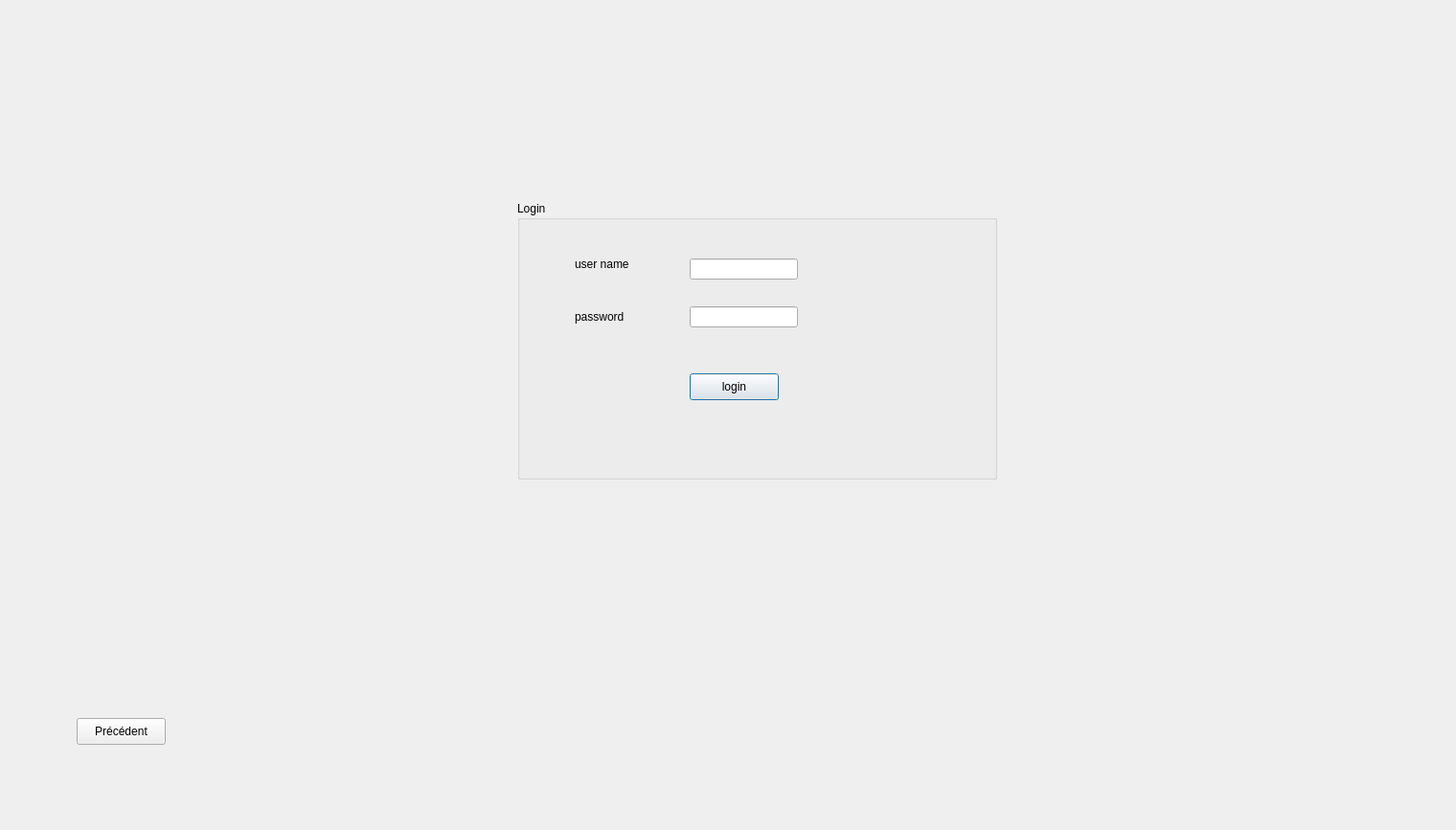
<?xml version="1.0" encoding="UTF-8"?>
<ui version="4.0">
 <class>integ</class>
 <widget class="QDialog" name="integ">
  <property name="geometry">
   <rect>
    <x>0</x>
    <y>0</y>
    <width>1520</width>
    <height>867</height>
   </rect>
  </property>
  <property name="windowTitle">
   <string>Dialog</string>
  </property>
  <widget class="QStackedWidget" name="stackedWidget">
   <property name="geometry">
    <rect>
     <x>20</x>
     <y>10</y>
     <width>1431</width>
     <height>701</height>
    </rect>
   </property>
   <property name="currentIndex">
    <number>0</number>
   </property>
   <widget class="QWidget" name="pageLogin">
    <widget class="QGroupBox" name="groupBox_2">
     <property name="geometry">
      <rect>
       <x>520</x>
       <y>200</y>
       <width>501</width>
       <height>291</height>
      </rect>
     </property>
     <property name="title">
      <string>Login</string>
     </property>
     <widget class="QLabel" name="label_7">
      <property name="geometry">
       <rect>
        <x>60</x>
        <y>50</y>
        <width>61</width>
        <height>31</height>
       </rect>
      </property>
      <property name="text">
       <string>user name</string>
      </property>
     </widget>
     <widget class="QLineEdit" name="lineEdit_username">
      <property name="geometry">
       <rect>
        <x>180</x>
        <y>60</y>
        <width>113</width>
        <height>22</height>
       </rect>
      </property>
     </widget>
     <widget class="QLineEdit" name="lineEdit_password">
      <property name="geometry">
       <rect>
        <x>180</x>
        <y>110</y>
        <width>113</width>
        <height>22</height>
       </rect>
      </property>
     </widget>
     <widget class="QLabel" name="label_8">
      <property name="geometry">
       <rect>
        <x>60</x>
        <y>110</y>
        <width>71</width>
        <height>21</height>
       </rect>
      </property>
      <property name="text">
       <string>password</string>
      </property>
     </widget>
     <widget class="QPushButton" name="login">
      <property name="geometry">
       <rect>
        <x>180</x>
        <y>180</y>
        <width>93</width>
        <height>28</height>
       </rect>
      </property>
      <property name="text">
       <string>login</string>
      </property>
     </widget>
    </widget>
   </widget>
   <widget class="QWidget" name="pageJawher">
    <widget class="QTabWidget" name="tabWidget_2">
     <property name="geometry">
      <rect>
       <x>30</x>
       <y>30</y>
       <width>991</width>
       <height>551</height>
      </rect>
     </property>
     <property name="currentIndex">
      <number>0</number>
     </property>
     <widget class="QWidget" name="tab_3">
      <attribute name="title">
       <string>Ajouter un Client</string>
      </attribute>
      <widget class="QGroupBox" name="groupBox">
       <property name="geometry">
        <rect>
         <x>10</x>
         <y>10</y>
         <width>421</width>
         <height>191</height>
        </rect>
       </property>
       <property name="title">
        <string>Ajout </string>
       </property>
       <widget class="QLabel" name="label">
        <property name="geometry">
         <rect>
          <x>20</x>
          <y>30</y>
          <width>56</width>
          <height>16</height>
         </rect>
        </property>
        <property name="text">
         <string>CIN</string>
        </property>
       </widget>
       <widget class="QLabel" name="label_2">
        <property name="geometry">
         <rect>
          <x>20</x>
          <y>70</y>
          <width>56</width>
          <height>16</height>
         </rect>
        </property>
        <property name="text">
         <string>Nom</string>
        </property>
       </widget>
       <widget class="QLabel" name="label_3">
        <property name="geometry">
         <rect>
          <x>20</x>
          <y>100</y>
          <width>56</width>
          <height>16</height>
         </rect>
        </property>
        <property name="text">
         <string>Prenom</string>
        </property>
       </widget>
       <widget class="QLabel" name="label_4">
        <property name="geometry">
         <rect>
          <x>20</x>
          <y>130</y>
          <width>81</width>
          <height>16</height>
         </rect>
        </property>
        <property name="text">
         <string>Adresse mail</string>
        </property>
       </widget>
       <widget class="QLabel" name="label_5">
        <property name="geometry">
         <rect>
          <x>20</x>
          <y>160</y>
          <width>61</width>
          <height>16</height>
         </rect>
        </property>
        <property name="text">
         <string>Age</string>
        </property>
       </widget>
       <widget class="QLineEdit" name="le_NOM">
        <property name="geometry">
         <rect>
          <x>120</x>
          <y>60</y>
          <width>113</width>
          <height>22</height>
         </rect>
        </property>
       </widget>
       <widget class="QLineEdit" name="le_Prenom">
        <property name="geometry">
         <rect>
          <x>120</x>
          <y>90</y>
          <width>113</width>
          <height>22</height>
         </rect>
        </property>
       </widget>
       <widget class="QLineEdit" name="le_Adresse_mail">
        <property name="geometry">
         <rect>
          <x>120</x>
          <y>120</y>
          <width>113</width>
          <height>22</height>
         </rect>
        </property>
       </widget>
       <widget class="QLineEdit" name="le_Age">
        <property name="geometry">
         <rect>
          <x>120</x>
          <y>160</y>
          <width>113</width>
          <height>22</height>
         </rect>
        </property>
       </widget>
       <widget class="QPushButton" name="pb_ajouter">
        <property name="geometry">
         <rect>
          <x>280</x>
          <y>100</y>
          <width>93</width>
          <height>28</height>
         </rect>
        </property>
        <property name="text">
         <string>Ajouter</string>
        </property>
       </widget>
       <widget class="QLineEdit" name="le_CIN">
        <property name="geometry">
         <rect>
          <x>120</x>
          <y>20</y>
          <width>113</width>
          <height>22</height>
         </rect>
        </property>
       </widget>
       <widget class="QPushButton" name="pb_modifier">
        <property name="geometry">
         <rect>
          <x>280</x>
          <y>60</y>
          <width>93</width>
          <height>28</height>
         </rect>
        </property>
        <property name="text">
         <string>Modifier</string>
        </property>
       </widget>
      </widget>
      <widget class="QProgressBar" name="progressBar">
       <property name="geometry">
        <rect>
         <x>140</x>
         <y>460</y>
         <width>118</width>
         <height>23</height>
        </rect>
       </property>
       <property name="value">
        <number>24</number>
       </property>
      </widget>
      <widget class="QLabel" name="qrlabel">
       <property name="geometry">
        <rect>
         <x>60</x>
         <y>210</y>
         <width>281</width>
         <height>211</height>
        </rect>
       </property>
       <property name="text">
        <string/>
       </property>
      </widget>
      <widget class="QPushButton" name="pb_QR_code">
       <property name="geometry">
        <rect>
         <x>380</x>
         <y>330</y>
         <width>93</width>
         <height>28</height>
        </rect>
       </property>
       <property name="text">
        <string>QR code</string>
       </property>
      </widget>
      <widget class="QGroupBox" name="groupBox_3">
       <property name="geometry">
        <rect>
         <x>519</x>
         <y>29</y>
         <width>451</width>
         <height>291</height>
        </rect>
       </property>
       <property name="title">
        <string>Envoyer mail</string>
       </property>
       <widget class="QLineEdit" name="ln_envoyermail_to">
        <property name="geometry">
         <rect>
          <x>110</x>
          <y>30</y>
          <width>271</width>
          <height>21</height>
         </rect>
        </property>
       </widget>
       <widget class="QLabel" name="label_15">
        <property name="geometry">
         <rect>
          <x>20</x>
          <y>30</y>
          <width>56</width>
          <height>16</height>
         </rect>
        </property>
        <property name="text">
         <string>To</string>
        </property>
       </widget>
       <widget class="QLabel" name="label_17">
        <property name="geometry">
         <rect>
          <x>10</x>
          <y>80</y>
          <width>56</width>
          <height>16</height>
         </rect>
        </property>
        <property name="text">
         <string>Subject</string>
        </property>
       </widget>
       <widget class="QLineEdit" name="ln_envoyermail_subject">
        <property name="geometry">
         <rect>
          <x>110</x>
          <y>80</y>
          <width>271</width>
          <height>21</height>
         </rect>
        </property>
       </widget>
       <widget class="QLabel" name="label_18">
        <property name="geometry">
         <rect>
          <x>10</x>
          <y>150</y>
          <width>56</width>
          <height>16</height>
         </rect>
        </property>
        <property name="text">
         <string>BODY</string>
        </property>
       </widget>
       <widget class="QPlainTextEdit" name="plainTextEdit_email">
        <property name="geometry">
         <rect>
          <x>110</x>
          <y>120</y>
          <width>301</width>
          <height>101</height>
         </rect>
        </property>
       </widget>
       <widget class="QPushButton" name="pb_envoyer_mail">
        <property name="geometry">
         <rect>
          <x>160</x>
          <y>240</y>
          <width>141</width>
          <height>31</height>
         </rect>
        </property>
        <property name="text">
         <string>envoyer le mail</string>
        </property>
       </widget>
      </widget>
      <widget class="QGroupBox" name="groupBox_4">
       <property name="geometry">
        <rect>
         <x>529</x>
         <y>339</y>
         <width>421</width>
         <height>171</height>
        </rect>
       </property>
       <property name="title">
        <string>Supprimer un client</string>
       </property>
       <widget class="QLabel" name="label_6">
        <property name="geometry">
         <rect>
          <x>10</x>
          <y>30</y>
          <width>101</width>
          <height>31</height>
         </rect>
        </property>
        <property name="text">
         <string>CIN</string>
        </property>
       </widget>
       <widget class="QLineEdit" name="le_CIN_supp">
        <property name="geometry">
         <rect>
          <x>100</x>
          <y>30</y>
          <width>131</width>
          <height>31</height>
         </rect>
        </property>
       </widget>
       <widget class="QPushButton" name="pb_supp">
        <property name="geometry">
         <rect>
          <x>250</x>
          <y>30</y>
          <width>111</width>
          <height>31</height>
         </rect>
        </property>
        <property name="text">
         <string>Supprimer</string>
        </property>
       </widget>
       <widget class="QLabel" name="label_19">
        <property name="geometry">
         <rect>
          <x>10</x>
          <y>100</y>
          <width>56</width>
          <height>16</height>
         </rect>
        </property>
        <property name="text">
         <string>Nom</string>
        </property>
       </widget>
       <widget class="QLineEdit" name="ln_supp2">
        <property name="geometry">
         <rect>
          <x>100</x>
          <y>90</y>
          <width>131</width>
          <height>31</height>
         </rect>
        </property>
       </widget>
       <widget class="QPushButton" name="pb_supp2">
        <property name="geometry">
         <rect>
          <x>250</x>
          <y>90</y>
          <width>111</width>
          <height>31</height>
         </rect>
        </property>
        <property name="text">
         <string>Supprimer</string>
        </property>
       </widget>
      </widget>
     </widget>
     <widget class="QWidget" name="tab_4">
      <attribute name="title">
       <string>Afficher les client</string>
      </attribute>
      <widget class="QTableView" name="tab_client">
       <property name="geometry">
        <rect>
         <x>10</x>
         <y>10</y>
         <width>571</width>
         <height>321</height>
        </rect>
       </property>
      </widget>
      <widget class="QLabel" name="label_12">
       <property name="geometry">
        <rect>
         <x>40</x>
         <y>340</y>
         <width>141</width>
         <height>16</height>
        </rect>
       </property>
       <property name="text">
        <string>Donner CIN a chercher</string>
       </property>
      </widget>
      <widget class="QLineEdit" name="ln_rechercher_id">
       <property name="geometry">
        <rect>
         <x>220</x>
         <y>340</y>
         <width>113</width>
         <height>22</height>
        </rect>
       </property>
      </widget>
      <widget class="QPushButton" name="pb_rechercher">
       <property name="geometry">
        <rect>
         <x>470</x>
         <y>360</y>
         <width>93</width>
         <height>28</height>
        </rect>
       </property>
       <property name="text">
        <string>chercher</string>
       </property>
      </widget>
      <widget class="QPushButton" name="tri_par_age">
       <property name="geometry">
        <rect>
         <x>800</x>
         <y>140</y>
         <width>93</width>
         <height>28</height>
        </rect>
       </property>
       <property name="text">
        <string>Tri</string>
       </property>
      </widget>
      <widget class="QCheckBox" name="checkBox_id">
       <property name="geometry">
        <rect>
         <x>360</x>
         <y>340</y>
         <width>83</width>
         <height>20</height>
        </rect>
       </property>
       <property name="text">
        <string/>
       </property>
      </widget>
      <widget class="QLabel" name="label_13">
       <property name="geometry">
        <rect>
         <x>40</x>
         <y>390</y>
         <width>161</width>
         <height>16</height>
        </rect>
       </property>
       <property name="text">
        <string>Donner le nom a cherher</string>
       </property>
      </widget>
      <widget class="QLineEdit" name="ln_recherche_nom">
       <property name="geometry">
        <rect>
         <x>220</x>
         <y>390</y>
         <width>113</width>
         <height>22</height>
        </rect>
       </property>
      </widget>
      <widget class="QCheckBox" name="checkBox_nom">
       <property name="geometry">
        <rect>
         <x>360</x>
         <y>390</y>
         <width>83</width>
         <height>20</height>
        </rect>
       </property>
       <property name="text">
        <string/>
       </property>
      </widget>
      <widget class="QLabel" name="label_14">
       <property name="geometry">
        <rect>
         <x>40</x>
         <y>430</y>
         <width>131</width>
         <height>16</height>
        </rect>
       </property>
       <property name="text">
        <string>Donner le prenom</string>
       </property>
      </widget>
      <widget class="QLineEdit" name="ln_chercher_prenom">
       <property name="geometry">
        <rect>
         <x>220</x>
         <y>430</y>
         <width>113</width>
         <height>22</height>
        </rect>
       </property>
      </widget>
      <widget class="QCheckBox" name="checkBox_prenom">
       <property name="geometry">
        <rect>
         <x>360</x>
         <y>430</y>
         <width>83</width>
         <height>20</height>
        </rect>
       </property>
       <property name="text">
        <string/>
       </property>
      </widget>
      <widget class="QComboBox" name="comboBox">
       <property name="geometry">
        <rect>
         <x>590</x>
         <y>140</y>
         <width>161</width>
         <height>22</height>
        </rect>
       </property>
       <item>
        <property name="text">
         <string>Tri par age croissante</string>
        </property>
       </item>
       <item>
        <property name="text">
         <string>Tri par prenom croissante</string>
        </property>
       </item>
       <item>
        <property name="text">
         <string>Tri par nom croissante</string>
        </property>
       </item>
       <item>
        <property name="text">
         <string>Tri par age decroissante</string>
        </property>
       </item>
       <item>
        <property name="text">
         <string>Tri par nom decroissante</string>
        </property>
       </item>
       <item>
        <property name="text">
         <string>Tri par prenom decroissante</string>
        </property>
       </item>
      </widget>
     </widget>
     <widget class="QWidget" name="tab_6">
      <attribute name="title">
       <string>Statistique</string>
      </attribute>
      <widget class="QCustomPlot" name="plot" native="true">
       <property name="geometry">
        <rect>
         <x>70</x>
         <y>40</y>
         <width>761</width>
         <height>451</height>
        </rect>
       </property>
      </widget>
     </widget>
    </widget>
   </widget>
   <widget class="QWidget" name="pageNour">
    <widget class="QTabWidget" name="tabWidget_4">
     <property name="geometry">
      <rect>
       <x>20</x>
       <y>40</y>
       <width>1371</width>
       <height>621</height>
      </rect>
     </property>
     <property name="currentIndex">
      <number>0</number>
     </property>
     <widget class="QWidget" name="tab_8">
      <attribute name="title">
       <string>Crud/Metiers</string>
      </attribute>
      <widget class="QGroupBox" name="groupBox_6">
       <property name="geometry">
        <rect>
         <x>1020</x>
         <y>160</y>
         <width>331</width>
         <height>351</height>
        </rect>
       </property>
       <property name="styleSheet">
        <string notr="true">font: 10pt &quot;Poor Richard&quot;;
background-color: rgb(255, 216, 234);
color: rgb(170, 0, 127);</string>
       </property>
       <property name="title">
        <string>modifier</string>
       </property>
       <widget class="QLineEdit" name="num_mod_3">
        <property name="geometry">
         <rect>
          <x>100</x>
          <y>40</y>
          <width>111</width>
          <height>22</height>
         </rect>
        </property>
       </widget>
       <widget class="QLabel" name="type_mod_4">
        <property name="geometry">
         <rect>
          <x>30</x>
          <y>100</y>
          <width>51</width>
          <height>21</height>
         </rect>
        </property>
        <property name="text">
         <string>type</string>
        </property>
       </widget>
       <widget class="QLabel" name="etat_mod_4">
        <property name="geometry">
         <rect>
          <x>30</x>
          <y>160</y>
          <width>56</width>
          <height>16</height>
         </rect>
        </property>
        <property name="text">
         <string>etat</string>
        </property>
       </widget>
       <widget class="QLabel" name="num_5">
        <property name="geometry">
         <rect>
          <x>30</x>
          <y>40</y>
          <width>61</width>
          <height>16</height>
         </rect>
        </property>
        <property name="text">
         <string>num</string>
        </property>
       </widget>
       <widget class="QLabel" name="label_22">
        <property name="geometry">
         <rect>
          <x>10</x>
          <y>250</y>
          <width>101</width>
          <height>71</height>
         </rect>
        </property>
        <property name="text">
         <string/>
        </property>
        <property name="pixmap">
         <pixmap>../Daco.png</pixmap>
        </property>
       </widget>
       <widget class="QLineEdit" name="etat_mod_5">
        <property name="geometry">
         <rect>
          <x>100</x>
          <y>160</y>
          <width>113</width>
          <height>22</height>
         </rect>
        </property>
       </widget>
       <widget class="QPushButton" name="pushButton_modifier_3">
        <property name="geometry">
         <rect>
          <x>230</x>
          <y>300</y>
          <width>93</width>
          <height>28</height>
         </rect>
        </property>
        <property name="styleSheet">
         <string notr="true">color: rgb(170, 0, 127);
font: 10pt &quot;Poor Richard&quot;;</string>
        </property>
        <property name="text">
         <string>MODIFIER </string>
        </property>
       </widget>
       <widget class="QComboBox" name="type_mod_5">
        <property name="geometry">
         <rect>
          <x>100</x>
          <y>100</y>
          <width>111</width>
          <height>31</height>
         </rect>
        </property>
        <property name="editable">
         <bool>false</bool>
        </property>
        <property name="currentText">
         <string>public</string>
        </property>
        <item>
         <property name="text">
          <string>public</string>
         </property>
        </item>
        <item>
         <property name="text">
          <string>privee</string>
         </property>
        </item>
       </widget>
       <widget class="QLabel" name="label_23">
        <property name="geometry">
         <rect>
          <x>30</x>
          <y>210</y>
          <width>56</width>
          <height>16</height>
         </rect>
        </property>
        <property name="text">
         <string>bloc</string>
        </property>
       </widget>
       <widget class="QLineEdit" name="bloc_mod_3">
        <property name="geometry">
         <rect>
          <x>100</x>
          <y>210</y>
          <width>113</width>
          <height>22</height>
         </rect>
        </property>
       </widget>
       <widget class="QLineEdit" name="places_mod_2">
        <property name="geometry">
         <rect>
          <x>230</x>
          <y>210</y>
          <width>61</width>
          <height>22</height>
         </rect>
        </property>
       </widget>
      </widget>
      <widget class="QLabel" name="label_24">
       <property name="geometry">
        <rect>
         <x>560</x>
         <y>80</y>
         <width>31</width>
         <height>31</height>
        </rect>
       </property>
       <property name="text">
        <string/>
       </property>
       <property name="pixmap">
        <pixmap>../nooo.png</pixmap>
       </property>
      </widget>
      <widget class="QLabel" name="label_25">
       <property name="geometry">
        <rect>
         <x>100</x>
         <y>170</y>
         <width>56</width>
         <height>16</height>
        </rect>
       </property>
       <property name="text">
        <string/>
       </property>
      </widget>
      <widget class="QLabel" name="label_26">
       <property name="geometry">
        <rect>
         <x>0</x>
         <y>60</y>
         <width>421</width>
         <height>61</height>
        </rect>
       </property>
       <property name="styleSheet">
        <string notr="true">font: 26pt &quot;Poor Richard&quot;;
color: rgb(85, 85, 255);</string>
       </property>
       <property name="text">
        <string>Vous êtes les bienvenus</string>
       </property>
      </widget>
      <widget class="QPushButton" name="pushButton_sup_2">
       <property name="geometry">
        <rect>
         <x>900</x>
         <y>540</y>
         <width>91</width>
         <height>31</height>
        </rect>
       </property>
       <property name="styleSheet">
        <string notr="true">color: rgb(170, 0, 127);
font: 10pt &quot;Poor Richard&quot;;
</string>
       </property>
       <property name="text">
        <string>SUPPRIMER</string>
       </property>
      </widget>
      <widget class="QGroupBox" name="groupBox_7">
       <property name="geometry">
        <rect>
         <x>10</x>
         <y>140</y>
         <width>331</width>
         <height>351</height>
        </rect>
       </property>
       <property name="styleSheet">
        <string notr="true">font: 10pt &quot;Poor Richard&quot;;
background-color: rgb(255, 216, 234);
color: rgb(170, 0, 127);</string>
       </property>
       <property name="title">
        <string>ajout</string>
       </property>
       <widget class="QLineEdit" name="lineEdit_num_3">
        <property name="geometry">
         <rect>
          <x>100</x>
          <y>40</y>
          <width>111</width>
          <height>22</height>
         </rect>
        </property>
       </widget>
       <widget class="QLabel" name="type_5">
        <property name="geometry">
         <rect>
          <x>30</x>
          <y>90</y>
          <width>51</width>
          <height>21</height>
         </rect>
        </property>
        <property name="text">
         <string>type</string>
        </property>
       </widget>
       <widget class="QLabel" name="etat_4">
        <property name="geometry">
         <rect>
          <x>30</x>
          <y>150</y>
          <width>56</width>
          <height>16</height>
         </rect>
        </property>
        <property name="text">
         <string>etat</string>
        </property>
       </widget>
       <widget class="QLabel" name="num_6">
        <property name="geometry">
         <rect>
          <x>30</x>
          <y>40</y>
          <width>61</width>
          <height>16</height>
         </rect>
        </property>
        <property name="text">
         <string>num</string>
        </property>
       </widget>
       <widget class="QPushButton" name="valider_3">
        <property name="geometry">
         <rect>
          <x>230</x>
          <y>300</y>
          <width>93</width>
          <height>28</height>
         </rect>
        </property>
        <property name="styleSheet">
         <string notr="true">color: rgb(170, 0, 127);</string>
        </property>
        <property name="text">
         <string>VALIDER</string>
        </property>
       </widget>
       <widget class="QLabel" name="label_27">
        <property name="geometry">
         <rect>
          <x>10</x>
          <y>280</y>
          <width>101</width>
          <height>71</height>
         </rect>
        </property>
        <property name="text">
         <string/>
        </property>
        <property name="pixmap">
         <pixmap>../Daco.png</pixmap>
        </property>
       </widget>
       <widget class="QLineEdit" name="lineEdit_etat_3">
        <property name="geometry">
         <rect>
          <x>100</x>
          <y>150</y>
          <width>113</width>
          <height>22</height>
         </rect>
        </property>
       </widget>
       <widget class="QComboBox" name="comboBox_type_3">
        <property name="geometry">
         <rect>
          <x>100</x>
          <y>90</y>
          <width>111</width>
          <height>31</height>
         </rect>
        </property>
        <property name="editable">
         <bool>false</bool>
        </property>
        <property name="currentText">
         <string>public</string>
        </property>
        <item>
         <property name="text">
          <string>public</string>
         </property>
        </item>
        <item>
         <property name="text">
          <string>privee</string>
         </property>
        </item>
       </widget>
       <widget class="QLabel" name="label_28">
        <property name="geometry">
         <rect>
          <x>20</x>
          <y>210</y>
          <width>56</width>
          <height>16</height>
         </rect>
        </property>
        <property name="text">
         <string>bloc</string>
        </property>
       </widget>
       <widget class="QLineEdit" name="lineEdit_bloc_3">
        <property name="geometry">
         <rect>
          <x>100</x>
          <y>210</y>
          <width>113</width>
          <height>22</height>
         </rect>
        </property>
       </widget>
      </widget>
      <widget class="QTableView" name="tableView_2">
       <property name="geometry">
        <rect>
         <x>355</x>
         <y>121</y>
         <width>651</width>
         <height>401</height>
        </rect>
       </property>
      </widget>
      <widget class="QLabel" name="label_29">
       <property name="geometry">
        <rect>
         <x>0</x>
         <y>0</y>
         <width>481</width>
         <height>51</height>
        </rect>
       </property>
       <property name="styleSheet">
        <string notr="true">font: 28pt &quot;Poor Richard&quot;;
color: rgb(85, 85, 255);
</string>
       </property>
       <property name="text">
        <string>Gestion des places parking</string>
       </property>
      </widget>
      <widget class="QLineEdit" name="lineEdit_recherche_2">
       <property name="geometry">
        <rect>
         <x>930</x>
         <y>70</y>
         <width>151</width>
         <height>22</height>
        </rect>
       </property>
      </widget>
      <widget class="QPushButton" name="pushButton_2">
       <property name="geometry">
        <rect>
         <x>392</x>
         <y>537</y>
         <width>121</width>
         <height>31</height>
        </rect>
       </property>
       <property name="styleSheet">
        <string notr="true">color: rgb(170, 0, 127);
font: 10pt &quot;Poor Richard&quot;;</string>
       </property>
       <property name="text">
        <string>EXPORT EXEL</string>
       </property>
      </widget>
      <widget class="QPushButton" name="pushButton_pdf_2">
       <property name="geometry">
        <rect>
         <x>540</x>
         <y>540</y>
         <width>101</width>
         <height>28</height>
        </rect>
       </property>
       <property name="styleSheet">
        <string notr="true">color: rgb(170, 0, 127);
font: 10pt &quot;Poor Richard&quot;;</string>
       </property>
       <property name="text">
        <string>EXPORT PDF</string>
       </property>
      </widget>
      <widget class="QPushButton" name="pushButton_update_2">
       <property name="geometry">
        <rect>
         <x>800</x>
         <y>540</y>
         <width>91</width>
         <height>31</height>
        </rect>
       </property>
       <property name="styleSheet">
        <string notr="true">color: rgb(170, 0, 127);
font: 10pt &quot;Poor Richard&quot;;
</string>
       </property>
       <property name="text">
        <string>UPDATE</string>
       </property>
      </widget>
      <widget class="QComboBox" name="comboBox_tri_2">
       <property name="geometry">
        <rect>
         <x>430</x>
         <y>70</y>
         <width>111</width>
         <height>31</height>
        </rect>
       </property>
       <item>
        <property name="text">
         <string>tri par place</string>
        </property>
       </item>
       <item>
        <property name="text">
         <string>tri par num</string>
        </property>
       </item>
       <item>
        <property name="text">
         <string>tri par bloc</string>
        </property>
       </item>
      </widget>
      <widget class="QComboBox" name="comboBox_rechercher_2">
       <property name="geometry">
        <rect>
         <x>750</x>
         <y>60</y>
         <width>161</width>
         <height>31</height>
        </rect>
       </property>
       <item>
        <property name="text">
         <string>recherche par places</string>
        </property>
       </item>
       <item>
        <property name="text">
         <string>recherche par num</string>
        </property>
       </item>
       <item>
        <property name="text">
         <string>recherche par bloc</string>
        </property>
       </item>
      </widget>
      <widget class="QPushButton" name="pushButton_palce_tri_2">
       <property name="geometry">
        <rect>
         <x>570</x>
         <y>70</y>
         <width>93</width>
         <height>28</height>
        </rect>
       </property>
       <property name="text">
        <string>trie</string>
       </property>
      </widget>
      <widget class="QPushButton" name="pushButton_place_rechercher_2">
       <property name="geometry">
        <rect>
         <x>1110</x>
         <y>70</y>
         <width>93</width>
         <height>28</height>
        </rect>
       </property>
       <property name="text">
        <string>rechercher</string>
       </property>
      </widget>
     </widget>
     <widget class="QWidget" name="tab_9">
      <attribute name="title">
       <string>Stat</string>
      </attribute>
      <widget class="QCustomPlot" name="plot_3" native="true">
       <property name="geometry">
        <rect>
         <x>20</x>
         <y>10</y>
         <width>1331</width>
         <height>561</height>
        </rect>
       </property>
      </widget>
     </widget>
    </widget>
   </widget>
  </widget>
  <widget class="QPushButton" name="butPrec">
   <property name="geometry">
    <rect>
     <x>80</x>
     <y>750</y>
     <width>93</width>
     <height>28</height>
    </rect>
   </property>
   <property name="text">
    <string>Précédent</string>
   </property>
  </widget>
 </widget>
 <customwidgets>
  <customwidget>
   <class>QCustomPlot</class>
   <extends>QWidget</extends>
   <header location="global">qcustomplot.h</header>
   <container>1</container>
  </customwidget>
 </customwidgets>
 <resources/>
 <connections/>
</ui>
